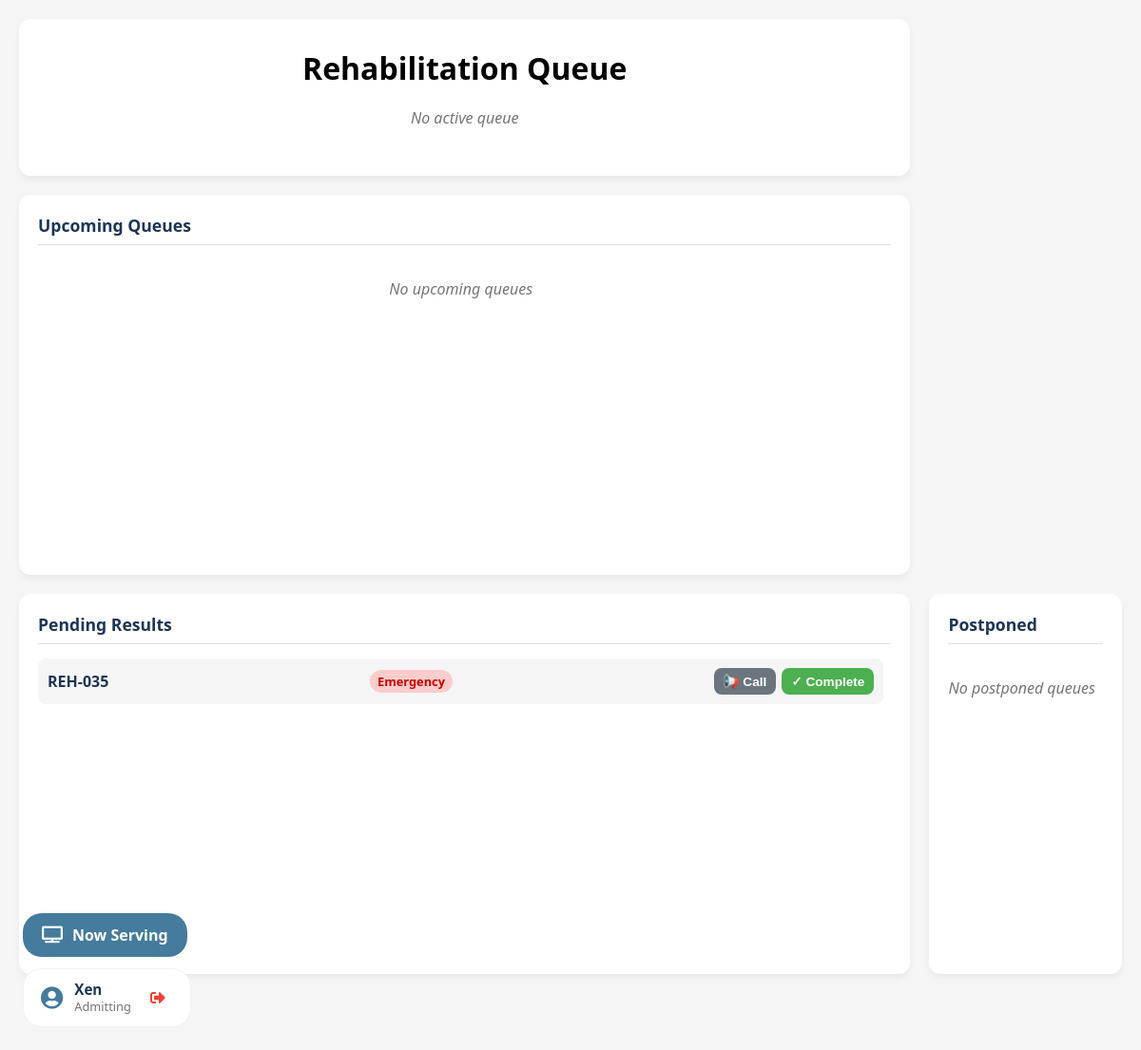
Before: /queue_rehab.php (signed in) with the older database file.
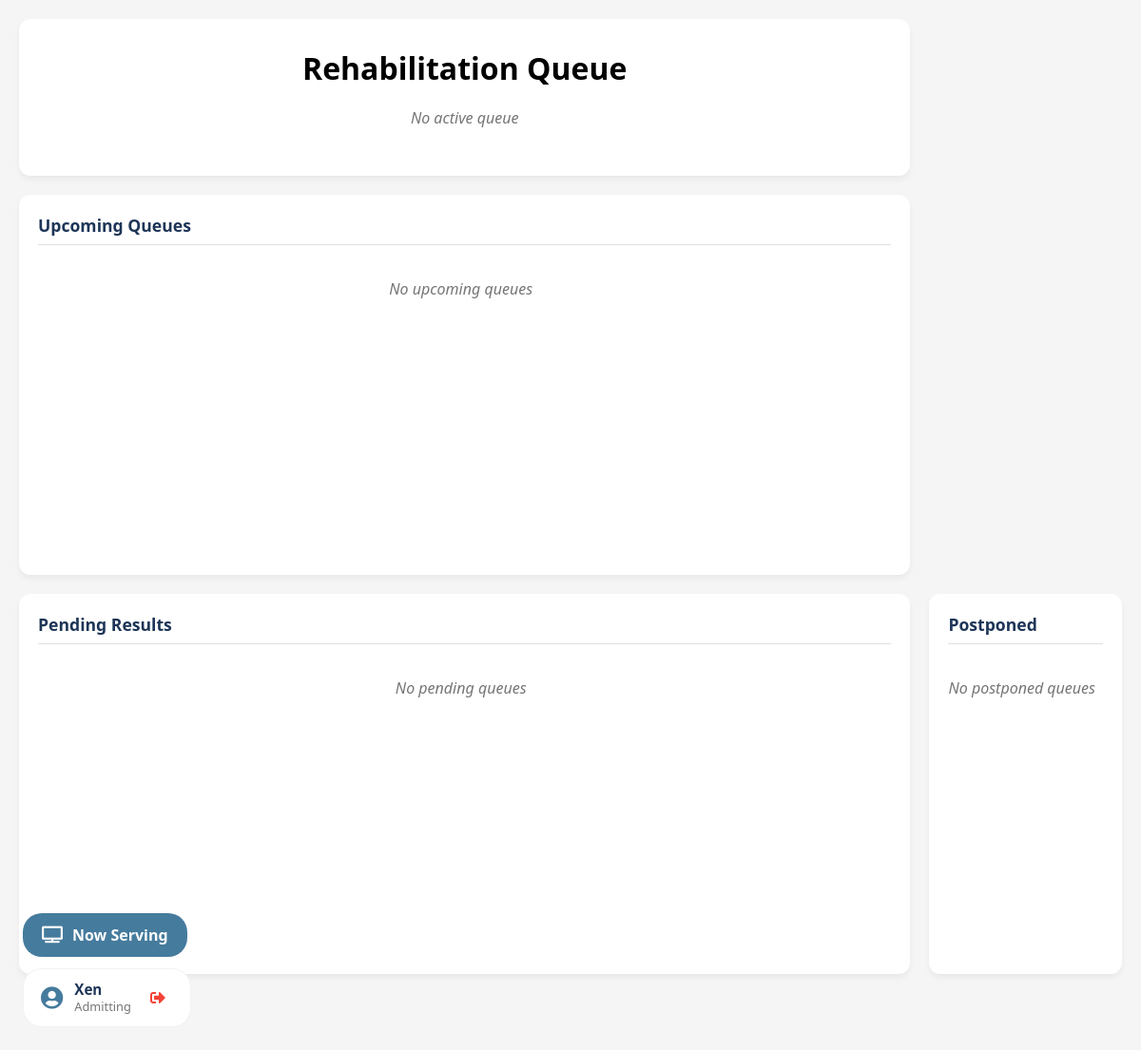
After: the same page with the newer database file.
### tables this page shows
CREATE TABLE `queues` (
  `qid` int(11) NOT NULL,
  `queue_num` varchar(20) NOT NULL,
  `status` enum('waiting','in-progress','completed','postponed','pending') DEFAULT 'waiting',
  `service_name` varchar(100) NOT NULL,
  `priority` enum('Normal','Emergency','PWD','Senior Citizen','Pregnant','Red Flag') DEFAULT 'Normal',
  `department_id` int(11) NOT NULL,
  `announcement_count` int(11) NOT NULL,
  `was_postponed` tinyint(4) NOT NULL DEFAULT 0,
  `created_at` datetime DEFAULT current_timestamp(),
  `updated_at` datetime DEFAULT current_timestamp() ON UPDATE current_timestamp(),
  `created_by` int(11) NOT NULL
);

### queue_rehab.php (the view, shortened to what the changed rows need)
<?php
require('lib/conn.php');
$departmentId = isset($_GET['department_id']) ? intval($_GET['department_id']) : 6;
$deptName = "Unknown Department";
$deptStmt = $conn->prepare("SELECT name FROM departments WHERE dept_id = :dept_id");
$deptStmt->execute(['dept_id' => $departmentId]);
if ($row = $deptStmt->fetch()) {
    $deptName = $row['name'];
}
$pendingStmt = $conn->prepare("
    SELECT * FROM queues
    WHERE status = 'pending' AND department_id = :dept_id
    ORDER BY updated_at DESC
    LIMIT 5
");
$pendingStmt->execute(['dept_id' => $departmentId]);
$pendingQueues = $pendingStmt->fetchAll();
?>
<!DOCTYPE html>
<html lang="en">
<head>
  <link rel="stylesheet" href="https://cdnjs.cloudflare.com/ajax/libs/font-awesome/5.15.4/css/all.min.css">
</head>
<body>
  <div class="side-panel">
    <div class="card">
      <div class="card-body">
        <?php foreach ($pendingQueues as $q): ?>
          <div class="queue-item">
            <span class="queue-item-number"><?= $q['queue_num'] ?></span>
            <span class="priority-flag <?= getPriorityClass($q['priority']) ?>">
              <?= ucfirst($q['priority']) ?>
            </span>
            <div class="queue-item-actions">
              <button class="btn btn-secondary btn-sm" onclick="callPendingQueue('<?= $q['queue_num'] ?>')" title="Call patient back">
                📢 Call
              </button>
              <form method="post" style="display:inline;">
                <button type="submit" name="complete_pending" class="btn btn-success btn-sm" title="Mark as completed">
                  ✓ Complete
                </button>
              </form>
            </div>
          </div>
        <?php endforeach; ?>
        <?php if (empty($pendingQueues)): ?>
          <div class="empty-state">No pending queues</div>
        <?php endif; ?>
      </div>
    </div>
  </div>
  <div class="main-content">
    <div class="card current-queue">
      <h1><?= htmlspecialchars($deptName) ?> Queue</h1>
    </div>
  </div>
</body>
</html>
<?php
function getPriorityClass($priority) {
    $priority = strtolower($priority);
    if (strpos($priority, 'emergency') !== false || strpos($priority, 'red flag') !== false) {
        return 'priority-emergency';
    } elseif (strpos($priority, 'pwd') !== false || strpos($priority, 'senior') !== false || strpos($priority, 'pregnant') !== false) {
        return 'priority-pwd';
    } else {
        return 'priority-normal';
    }
}
?>

Changed rows visible on the page:
removed queues: queue_num "REH-035", priority "Emergency"
Other visible differences:
text now shown: "No pending queues"
